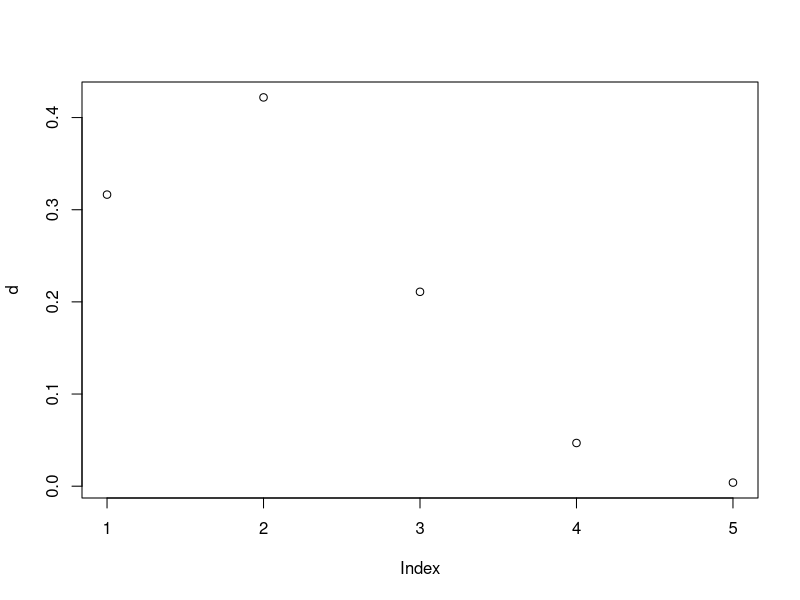
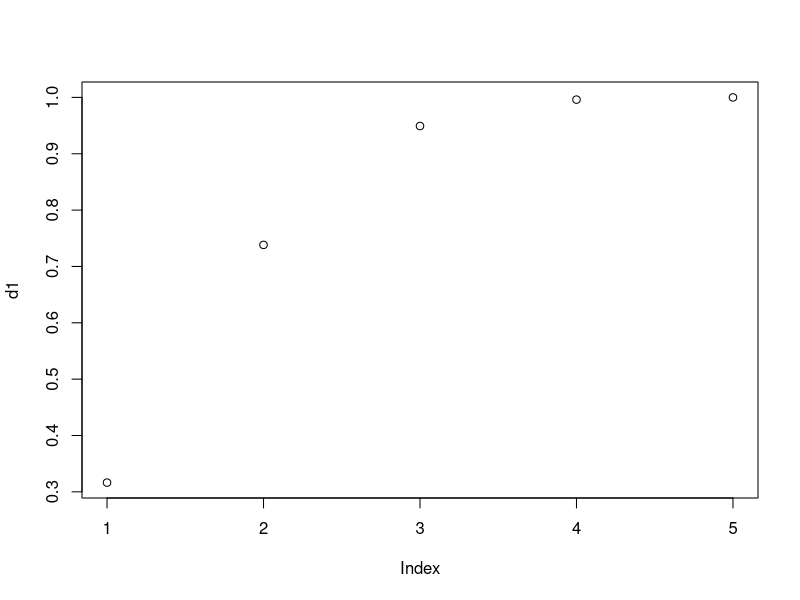
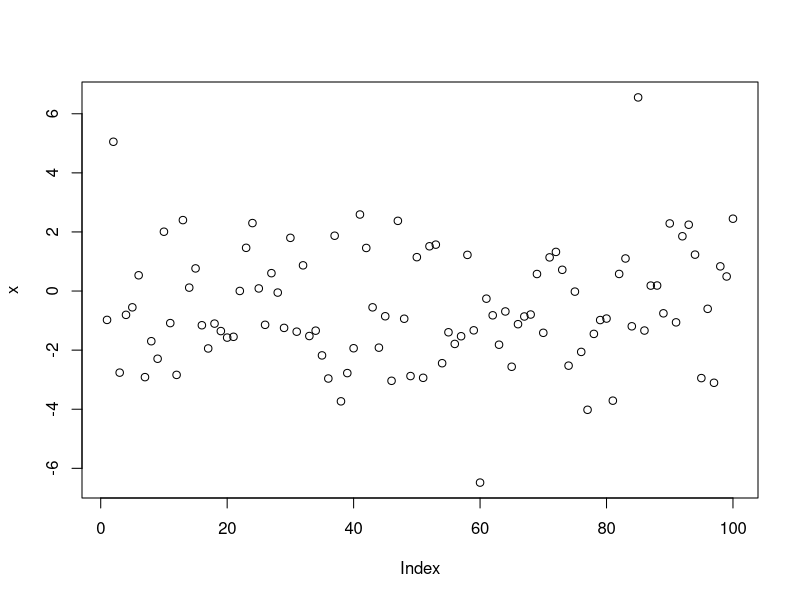
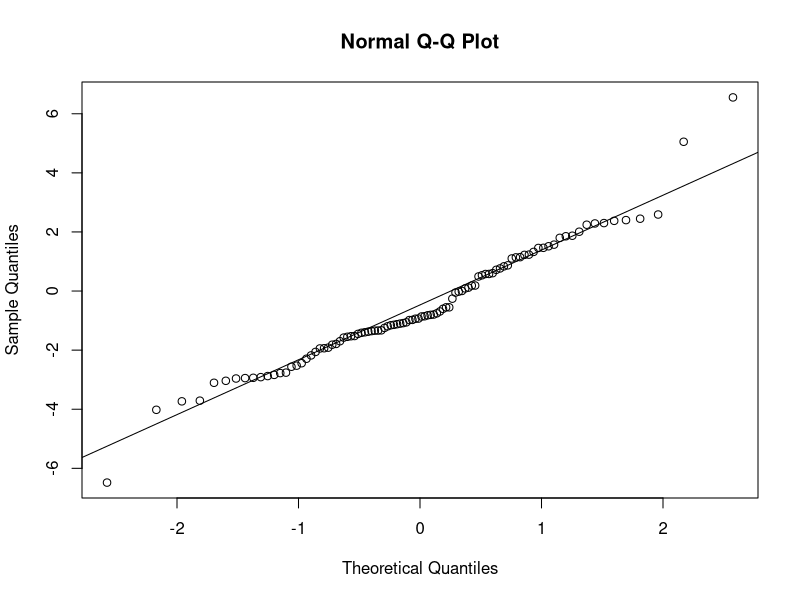
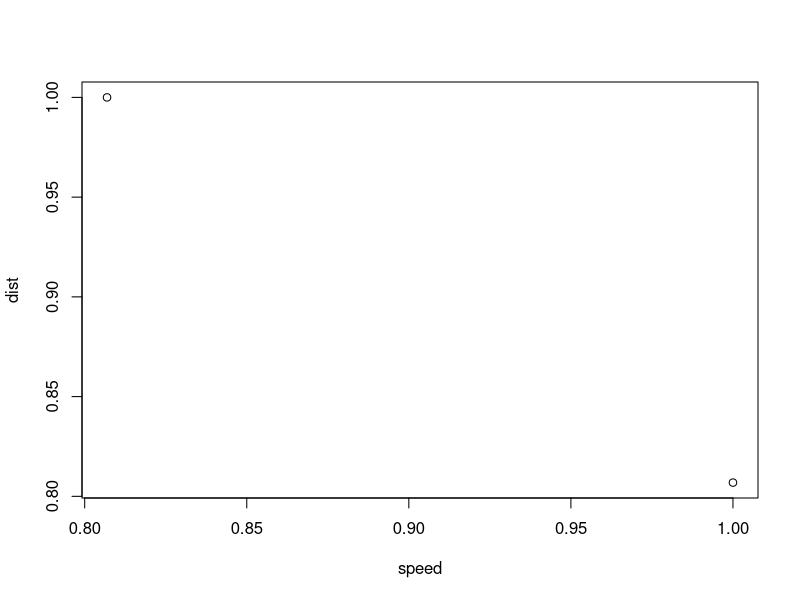
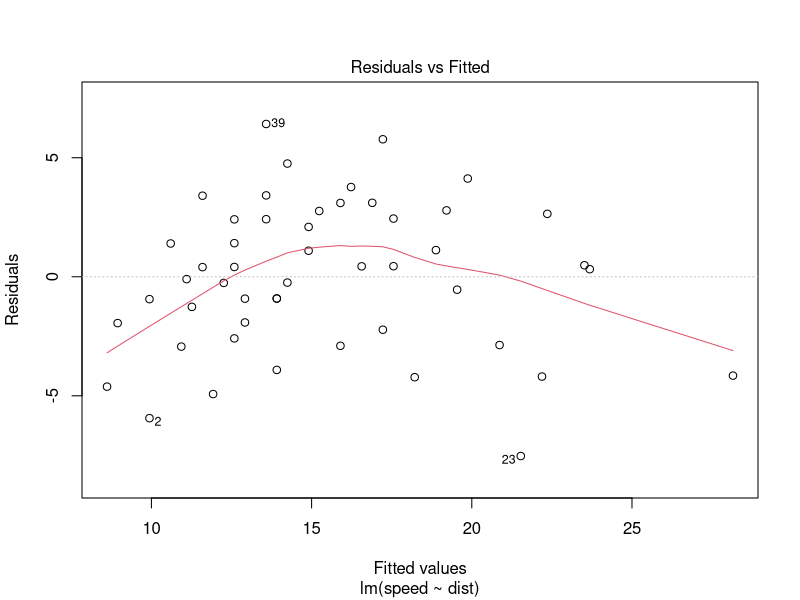
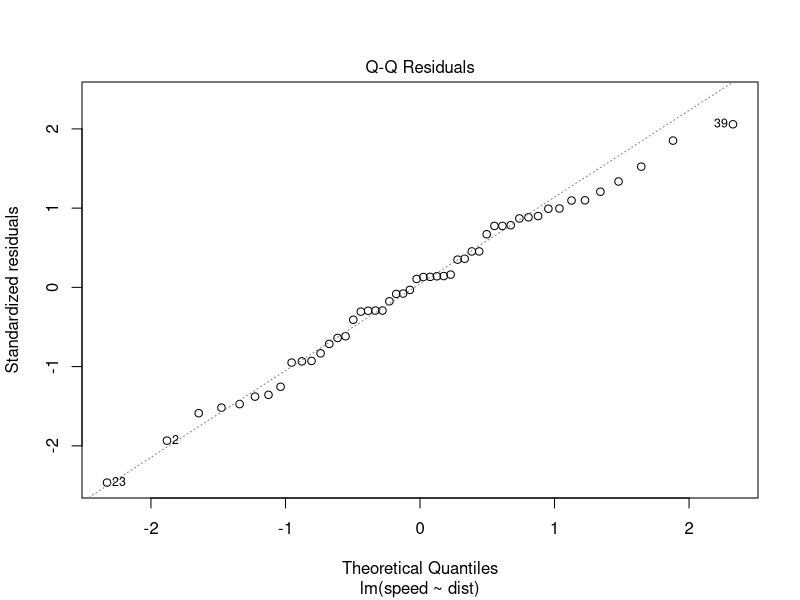
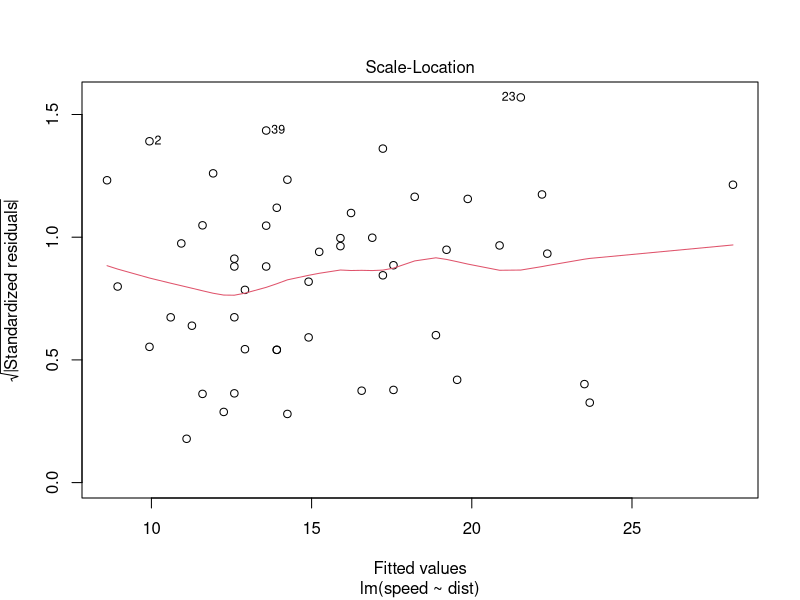

Write R code to recreate these figures, in order.
## ---- chunk 1
dbinom(3, 5, 0.5)
## ---- chunk 2
dbinom(0, 4, 0.25)
## ---- chunk 3
dbinom(1, 4, 0.25)
## ---- chunk 4
dbinom(2, 4, 0.25)
## ---- chunk 5
dbinom(3, 4, 0.25)
## ---- chunk 6
dbinom(4, 4, 0.25)
## ---- chunk 7
d <- c(dbinom(0, 4, 0.25),dbinom(1, 4, 0.25),dbinom(2, 4, 0.25),dbinom(3, 4, 0.25),dbinom(4, 4, 0.25))

plot(d)
## ---- chunk 8
pbinom(0, 4, 0.25)
## ---- chunk 9
pbinom(3, 4, 0.25)
## ---- chunk 10
d1 <- c(pbinom(0, 4, 0.25),pbinom(1, 4, 0.25),pbinom(2, 4, 0.25),pbinom(3, 4, 0.25),pbinom(4, 4, 0.25))

plot(d1)
## ---- chunk 11
dbinom(7, 12, 0.25)
## ---- chunk 12
dbinom(12, 12, 0.25)
## ---- chunk 13
pnorm(6, 8, 2)
## ---- chunk 14
pnorm(8, 8, 2)
## ---- chunk 15
pnorm(6, 8, 2, lower.tail = F)
## ---- chunk 16
pnorm(10, 8, 2, lower.tail = F)
## ---- chunk 17
pnorm(6, 8, 2) + pnorm(10, 8, 2, lower.tail = F)
## ---- chunk 18
pnorm(10, 8, 2) - pnorm(8, 8, 2)
## ---- chunk 19
x <- rnorm(100, sd = 2)
x
## ---- chunk 20
plot(x)
## ---- chunk 21
qqnorm(x)
qqline(x)
## ---- chunk 22
shapiro.test(x)
## ---- chunk 23
data("cars")

cars
## ---- chunk 24
dim(cars)
## ---- chunk 25
summary(cars)
## ---- chunk 26
cor(cars)
## ---- chunk 27
plot(cor(cars))
## ---- chunk 28
modelo <- lm(speed ~ dist, cars)
modelo
## ---- chunk 29
plot(modelo)
## ---- chunk 30
plot(speed ~ dist, data = cars)
abline(modelo) #linha de melhor ajuste
## ---- chunk 31
funcao <- function(interseccao, inclinacao, valor){
  return(interseccao + (inclinacao * valor))
}

funcao(modelo$coefficients[1], modelo$coefficients[2], 22 )
## ---- chunk 32
predict(modelo, data.frame(dist = 22))
## ---- chunk 33
summary(modelo)
## ---- chunk 34
modelo$coefficients
## ---- chunk 35
modelo$residuals
## ---- chunk 36
plot(modelo$fitted.values, cars$dist)
## ---- chunk 37
data("mtcars")
mtcars
## ---- chunk 38
#fix(mtcars)
head(mtcars)
## ---- chunk 39
dim(mtcars)
## ---- chunk 40
cor(mtcars[1:4])
## ---- chunk 41
modelo <- lm(mpg ~ disp, data = mtcars)
modelo
## ---- chunk 42
summary(modelo)$r.squared
## ---- chunk 43
plot(mpg ~disp, data = mtcars)
abline(modelo)
## ---- chunk 44
predict(modelo, data.frame(disp = 200))
## ---- chunk 45
head(mtcars[1:4])
## ---- chunk 46
modelo <- lm(mpg ~ disp + cyl + hp, data = mtcars)
modelo
## ---- chunk 47
summary(modelo)$r.squared
## ---- chunk 48
summary(modelo)$adj.r.squared
## ---- chunk 49
predict(modelo, data.frame(disp = 200, hp = 100, cyl = 4))
